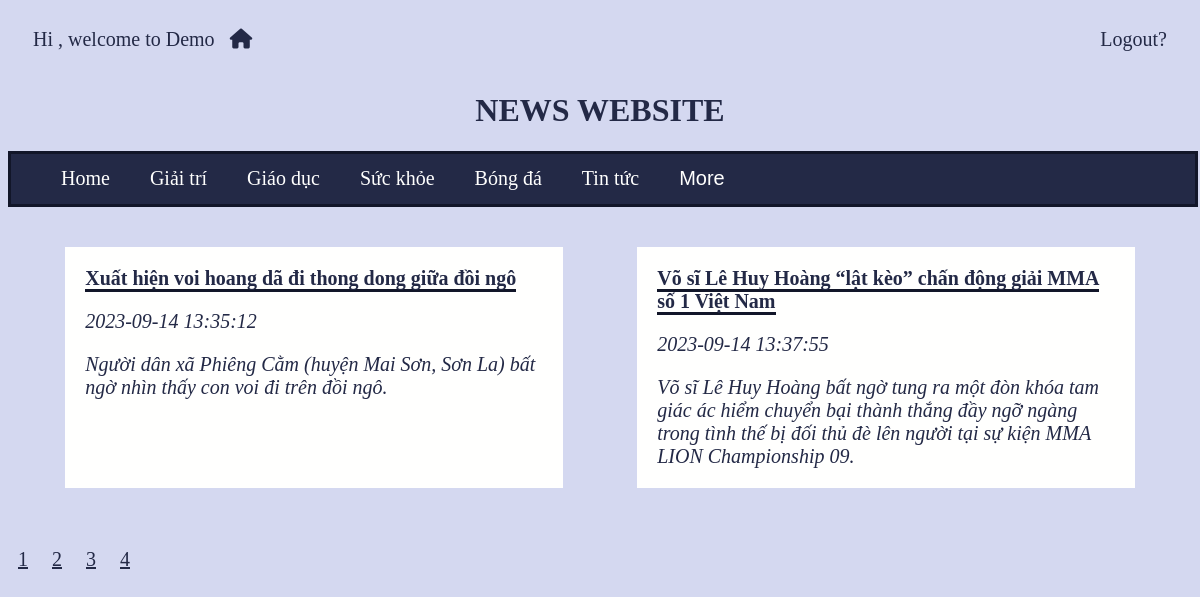
The page /vdWebTinTuc/public/index.php?page=4&r=../public/index on the database as committed earlier.
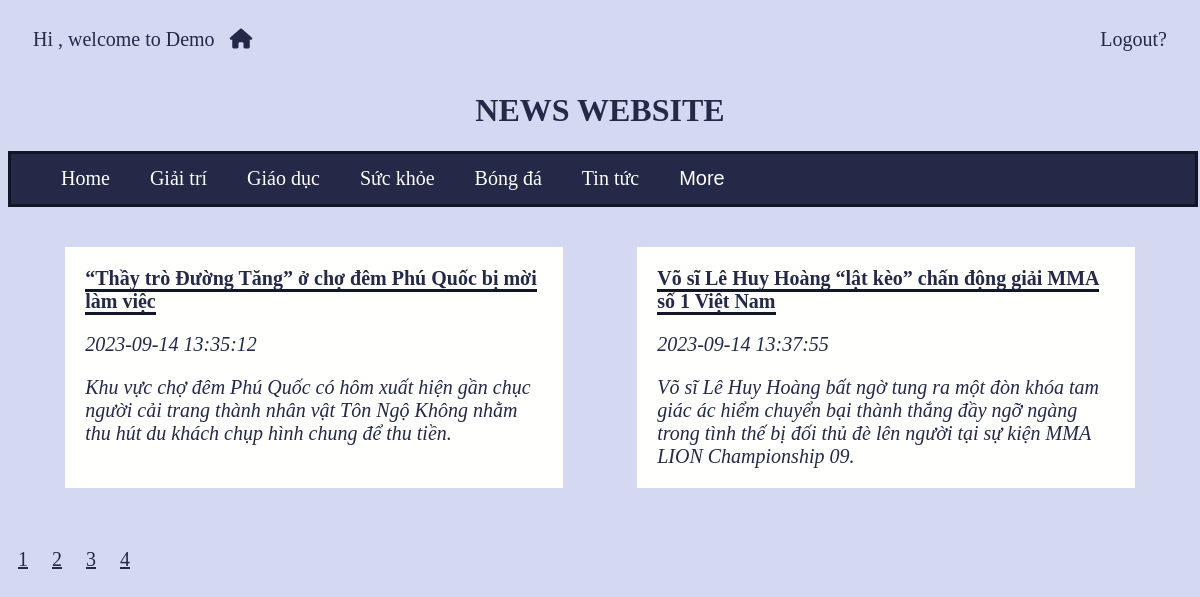
The same page on the database as committed later.
### tables this page shows
CREATE TABLE `posts` (
  `id` int(15) NOT NULL,
  `cate_id` int(15) NOT NULL,
  `name` varchar(255) NOT NULL,
  `description` varchar(1000) NOT NULL,
  `content` text NOT NULL,
  `created_by` int(14) NOT NULL,
  `created_time` datetime DEFAULT current_timestamp()
);

### vdWebTinTuc/apps/libs/router.php (called while the page is built, shortened)
<?php
    class apps_libs_router{
        public function getGET($name = null){
            if($name !== null)
                return isset($_GET[$name]) ? $_GET[$name] : null;
            return $_GET;
        }
        public function createUrl($url, $param = []) {
            if($url)
                $param[self::PARAM_NAME] = $url;
            return $_SERVER['PHP_SELF'].'?'. http_build_query($param);
        }
    }
?>

### vdWebTinTuc/apps/libs/dbConnection.php (called while the page is built, shortened)
<?php
    class apps_libs_dbConnection{
        protected $username = 'root';
        protected $password = "";
        protected $host = 'localhost';
        protected $database = 'PHP';
        protected $tableName;
        protected $queryParams = [];
        protected static $connectionInstance = null;
        public function connect() {
            if(self::$connectionInstance === null){
                try{
                    self::$connectionInstance = new PDO('mysql:host='.$this->host.';dbname='.$this->database,
                            $this->username, $this->password);
                    self::$connectionInstance->setAttribute(PDO::ATTR_ERRMODE, PDO::ERRMODE_EXCEPTION);
                } catch (Exception $ex) {
                    echo "ERROR: ".$ex->getMessage();
                    die();
                }
            }
        }
        public function query($sql, $param = []) {
            $q = self::$connectionInstance->prepare($sql);
            if(is_array($param) && $param)
                $q->execute($param);
            else
                $q->execute();
            return $q;
        }
        public function buildQueryParams($params = []) {
            $default = [
                "SELECT"=>"*",
                "WHERE"=>"",
                "OTHER"=>"",
                "params"=>"",
                "field"=>"",
                "value"=>[],
                "JOIN"=>""
            ];
            $this->queryParams = array_merge($default, $params);
            return $this;
        }
        public function buildCondition($condition){
            if(trim($condition))
                return "WHERE ".$condition;
            else
                return "";
        }
        public function select() {
            $sql = "SELECT ".$this->queryParams['SELECT']
                   ." FROM ".$this->tableName
                   ." ".$this->queryParams['JOIN']
                   ." ".$this->buildCondition($this->queryParams['WHERE'])
                   ." ".$this->queryParams['OTHER'];
            $query = $this->query($sql, $this->queryParams['params']);
            return $query->fetchAll(PDO::FETCH_ASSOC);
        }
    }
?>

### vdWebTinTuc/public/index.php (the view, shortened to what this page needs)
<?php
$router = new apps_libs_router();
$page = $router->getGET("page") ? intval($router->getGET("page")) : 1;
$posts = new apps_models_posts();
$numPost = count($posts->buildQueryParams([
            'WHERE' => $router->getGET('cate_id') ? "cate_id = " . intval($router->getGET('cate_id')) : ""])->select());
$numPage = intval(ceil($numPost / 6));
$listPost = $posts->buildQueryParams([
            'WHERE' => $router->getGET('cate_id') ? "cate_id = " . intval($router->getGET('cate_id')) : "",
            'OTHER' => "LIMIT 6 OFFSET " . (intval($page) - 1) * 6
        ])->select();
?>
<html>
    <head>
        <?php include 'navbar.php'?>
    </head>
    <body>
        <ul class="list">
        <?php
        foreach ($listPost as $row) {
            ?>
            <li><a href="<?= $router->createUrl('../public/postDetail', ['id' => $row['id'], "page" => $page]) ?>">
            <?= $row['name'] ?></a>
                <p><i><?= $row['created_time']?></i></p>
            <p><?= $row['description'] ?></p>
            </li>
            <?php
        }
        ?>
        </ul>
        <div class="link">
            <?php
            if($numPage == 0){
                ?><p>Post's Number = 0</p><?php
            }else{
                for ($i = 1; $i <= $numPage; $i++) {
                ?>
                <a href="<?= $router->createUrl('../public/index', ["cate_id" => $router->getGET('cate_id'), "page" => $i]) ?>"><?= $i ?></a>
                <?php
            }}
            ?>
        </div>
    </body>
</html>

Rows that differ between the two databases and show on the page:
changed posts: name "Xuất hiện voi hoang dã đi thong dong giữa đồi ngô" → "“Thầy trò Đường Tăng” ở chợ đêm Phú Quốc bị mời làm việc"; description "Người dân xã Phiêng Cằm (huyện Mai Sơn, Sơn La) bất ngờ nhìn thấy con voi đi trên đồi ngô." → "Khu vực chợ đêm Phú Quốc có hôm xuất hiện gần chục người cải trang thành nhân vật Tôn Ngộ Không nhằm thu hút du khách chụp hình chung để thu tiền."
